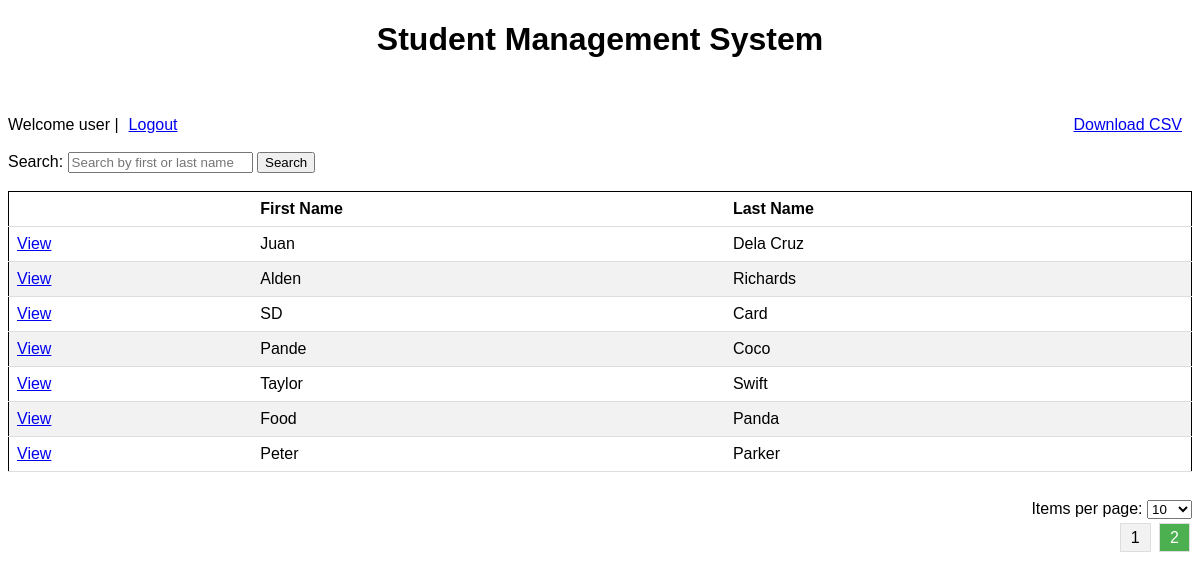
/index.php?page=2&itemsPerPage=10 (signed in), run on the app's committed database.
### tables this page shows
CREATE TABLE `student_list` (
  `id` int(11) NOT NULL,
  `first_name` varchar(50) NOT NULL,
  `last_name` varchar(50) NOT NULL,
  `birth_day` varchar(10) NOT NULL,
  `added_at` datetime NOT NULL DEFAULT current_timestamp(),
  `gender` varchar(10) NOT NULL,
  `notes` text NOT NULL
);

### index.php (the view, shortened to what this page needs)
<?php
$con = connection();
$itemsPerPage = isset($_GET['itemsPerPage']) ? $_GET['itemsPerPage'] : 10;
$page = isset($_GET['page']) ? $_GET['page'] : 1;
$totalRecords = $con->query("SELECT COUNT(*) AS total FROM student_list")->fetch_assoc()['total'];
$totalPages = ceil($totalRecords / $itemsPerPage);
$offset = ($page - 1) * $itemsPerPage;
$sql = "SELECT * FROM student_list ORDER BY ID DESC LIMIT $offset, $itemsPerPage";
$students = $con->query($sql) or die($con->$connection->error);
$row = $students->fetch_assoc();
$searchTerm = "";
?>
<!DOCTYPE html>
<html lang="en">
<head>
    <link rel="stylesheet" href="css/style.css">
</head>
<body>
    <h1>Student Management System</h1>
    <br><br>
    <div class="header-links">
        <?php
        echo "Welcome " . $_SESSION['UserLogin'] . " | <a href='logout.php'>Logout</a>";
        echo "<a id='download-csv-button' class='add-new-button' href='download_csv.php'>Download CSV</a>";
        ?>
    </div>
    <br>
<form id="search-form">
    <label for="search">Search:</label>
    <input type="text" id="search" name="search" placeholder="Search by first or last name" value="<?php echo $searchTerm; ?>">
    <button type="submit">Search</button>
</form>
    <br>
    <table>
        <thead>
            <tr>
                <th></th>
                <th>First Name</th>
                <th>Last Name</th>
            </tr>
        </thead>
        <tbody id="search-results">
            <?php do { ?>
                <tr>
                    <td>
                        <a href="details.php?id=<?php echo $row['id']; ?>">View</a>
                    </td>
                    <td>
                        <?php echo $row['first_name']; ?>
                    </td>
                    <td>
                        <?php echo $row['last_name']; ?>
                    </td>
                </tr>
            <?php } while ($row = $students->fetch_assoc()) ?>
        </tbody>
    </table>
    <br>
    <div class="items-per-page">
        <label for="itemsPerPage">Items per page:</label>
        <select id="itemsPerPage" name="itemsPerPage" onchange="changeItemsPerPage(this)">
            <option value="10" <?php if ($itemsPerPage == 10)
                echo 'selected'; ?>>10</option>
        </select>
    </div>
    <div class="pagination">
        <?php for ($i = 1; $i <= $totalPages; $i++) { ?>
            <a href="?page=<?php echo $i; ?>&itemsPerPage=<?php echo $itemsPerPage; ?>" class="<?php if ($page == $i)
                      echo 'active'; ?>"><?php echo $i; ?></a>
        <?php } ?>
    </div>
</body>
</html>

### css/style.css (style rules this page uses)
body { font-family: "Arial"; }
table { border: 1px solid black; width: 100%; border-collapse: collapse; }
th, td { text-align: left; padding: 8px; border-bottom: 1px solid #ddd; }
tr:nth-child(even) { background-color: #f2f2f2; }
.header-links { display: flex; align-items: center; }
.header-links a { margin-left: 10px; }
.header-links .add-new-button { margin-left: auto; }
.add-new-button, #edit-button { margin-right: 10px; }

### index.php (style rules this page uses)
body { font-family: "Arial"; }
h1 { text-align: center; }
table { border: 1px solid black; width: 100%; border-collapse: collapse; max-height: 400px; overflow-y: auto; }
th, td { text-align: left; padding: 8px; border-bottom: 1px solid #ddd; }
tr:nth-child(even) { background-color: #f2f2f2; }
.header-links { display: flex; align-items: center; }
.header-links a { margin-left: 10px; }
.header-links .add-new-button { margin-left: auto; }
#download-csv-button { margin-left: auto; display: inline-block; }
.items-per-page, .pagination { text-align: right; margin-top: 10px; }
.pagination a { padding: 5px 10px; text-decoration: none; background-color: #f2f2f2; border: 1px solid #ddd; margin: 0 2px; color: black; }
.pagination a.active { background-color: #4caf50; color: white; }

### data on the page
student_list: first_name "Juan", last_name "Dela Cruz"
student_list: first_name "Alden", last_name "Richards"
student_list: first_name "SD", last_name "Card"
student_list: first_name "Pande", last_name "Coco"
student_list: first_name "Taylor", last_name "Swift"
student_list: first_name "Food", last_name "Panda"
student_list: first_name "Peter", last_name "Parker"

### other printed values
$_SESSION['UserLogin'] "user"
